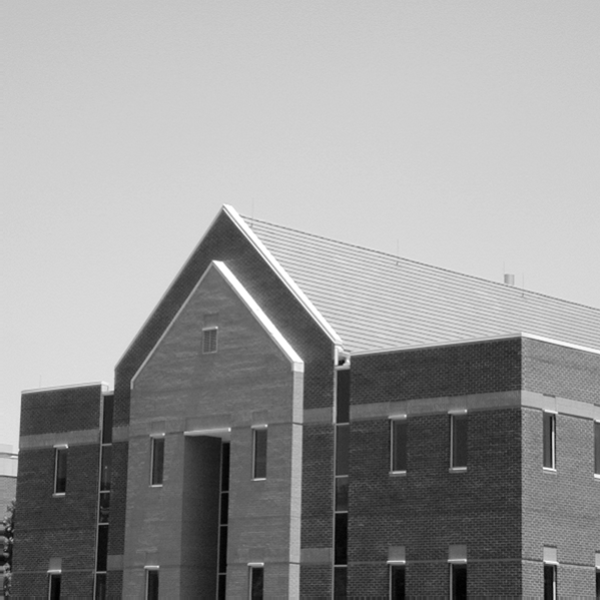
%> input picture Lab3/Q3_1.tif, 600 x 600 px
$ octave Sobel_11510170.m   (GNU Octave 9; MATLAB toolbox functions it lacks are replaced by stand-ins)
%> lines starting %> are read from the running program, lines starting %| are printed output that depends on the picture
%%% Sobelled Image in spacial & frequency domain
%%% 孙逸飞 11510170
clear all;clc;
%% Time Domain
f = double(imread('Q3_1.tif'));
%> f: size 600x600 double; min 0, max 255, mean 152.8; mean of the top-left, top-right, bottom-left and bottom-right quarters 199.9, 206.8, 104.9, 99.6
[M,N] = size(f);
%> M = 600; N = 600
P = M+3-1;
%> P = 602
Q = N+3-1;
%> Q = 602
EpdImage = [zeros(1,N+2); ...
    zeros(M,1), f, zeros(M,1); ...
    zeros(1,N+2)];
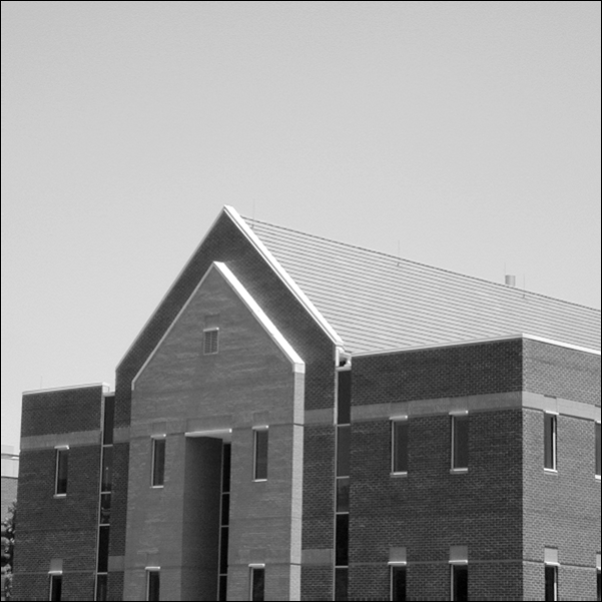
%> EpdImage: size 602x602 double; min 0, max 255, mean 151.8
h = [-1,0,1; -2,0,2; -1,0,1];
g1 = zeros(M,N);
for xidx = 0:(M-1)
	for yidx = 0:(N-1)
        tmp = EpdImage(xidx+1:xidx+3,yidx+1:yidx+3).*h;
        g1(xidx+1,yidx+1) = sum(sum(tmp));
    end
end
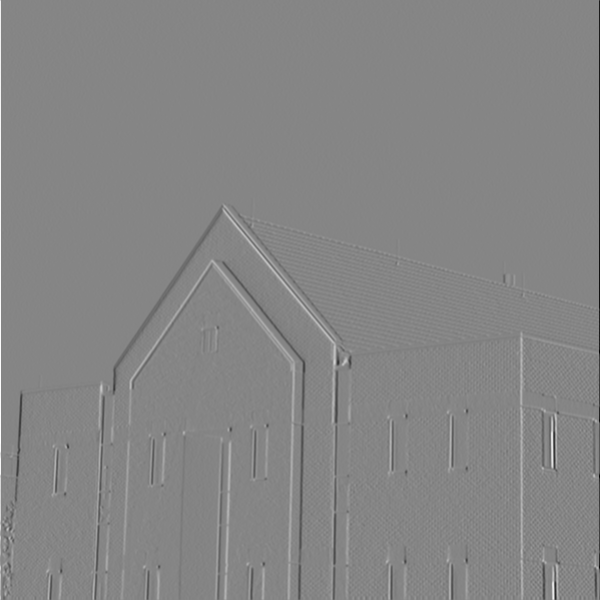
%> g1: size 600x600 double; min -987, max 897, mean -0.1; drawn with min black and max white
%% Frequency Domain
Minus1Mat = repmat([1,-1;-1,1],P/2,Q/2);
f_p = [f, zeros(M,2); zeros(2,Q)];
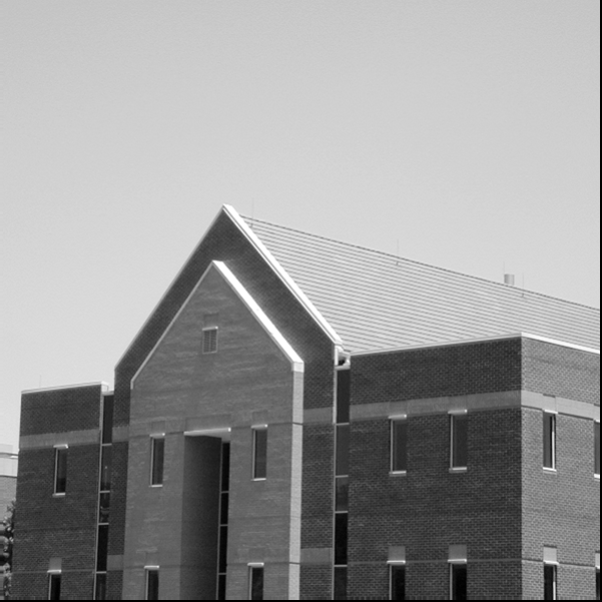
%> f_p: size 602x602 double; min 0, max 255, mean 151.8; mean of the top-left, top-right, bottom-left and bottom-right quarters 199.8, 205.4, 104.1, 97.8
F = fft2(f_p.*Minus1Mat);
% F = fftshift(fft2(f_p));

h_p = [zeros(300,Q); ...
	zeros(3,300),h,zeros(3,299); ...
    zeros(299,Q)];
H = imag(fft2(h_p.*Minus1Mat)).*Minus1Mat;
% H = imag(fftshift(fft2(h_p)));

G2 = H.*F;
g2_p = imag(ifft2(G2)).*Minus1Mat;
% g2_p = ifftshift(abs(ifft2(G2)));
g2 = g2_p(1:M,1:N);

%% Plot
figure(1)
subplot 352
imshow(uint8(f))
title('f')
subplot 353
imshow(uint8(10*log2(1+abs(F))))
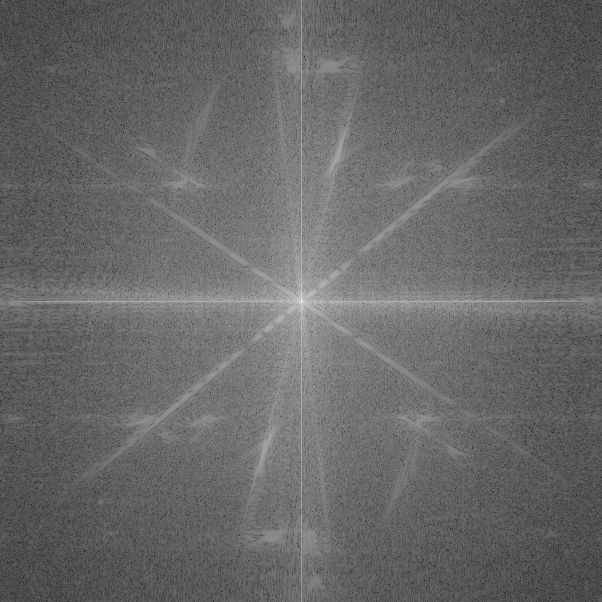
%> displayed picture: size 602x602, on the screen's scale of 0 to 255; min 17, max 255, mean 103.1
title('F')
subplot 354
imshow(uint8((H+8)*255/16))
title('H')
subplot 357
imshow(uint8(abs(g1)))
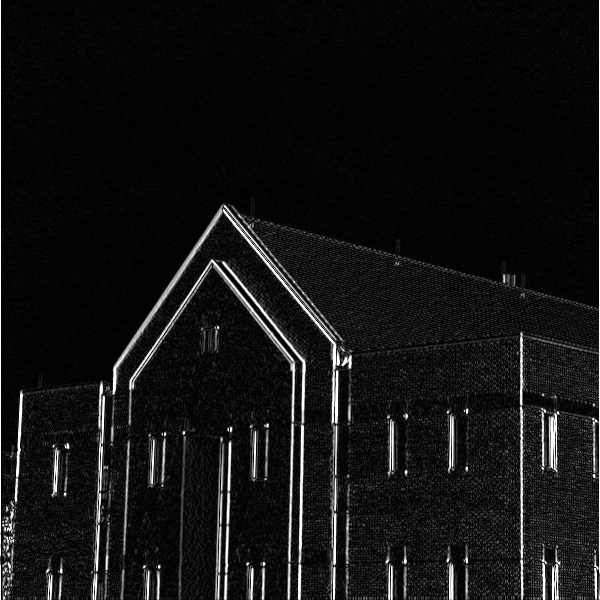
%> displayed picture: size 600x600, on the screen's scale of 0 to 255; min 0, max 255, mean 18.6
title('g1(spac. domain result)')
subplot 359
imshow(uint8(abs(g2)))
title('g2(freq. domain result)')
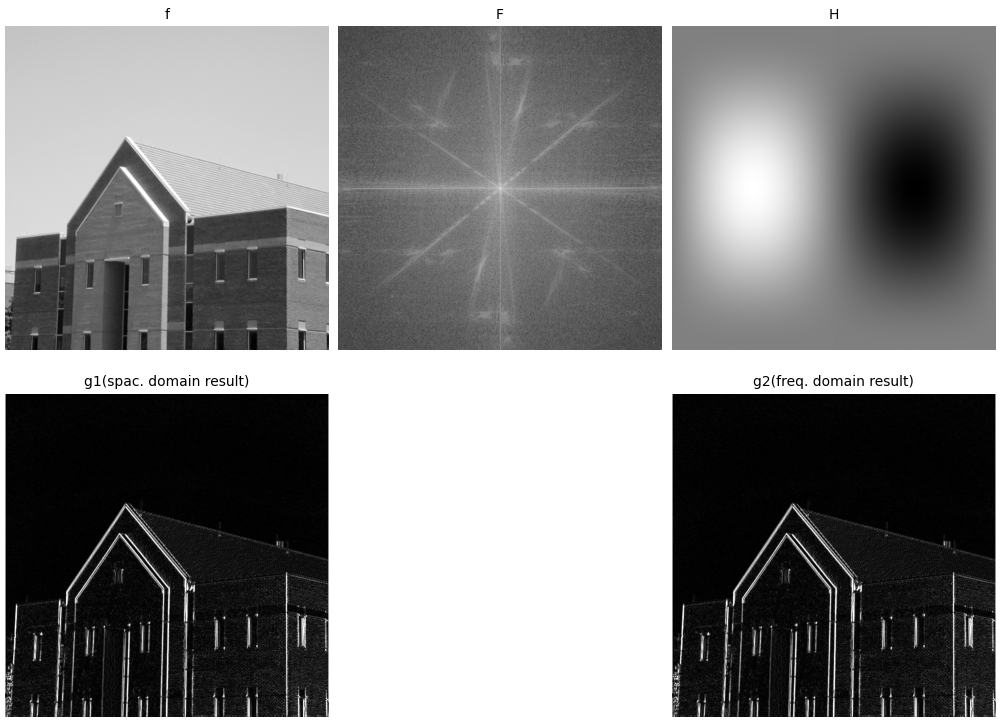
%> figure redrawn from the program's plot data, 5 panels
